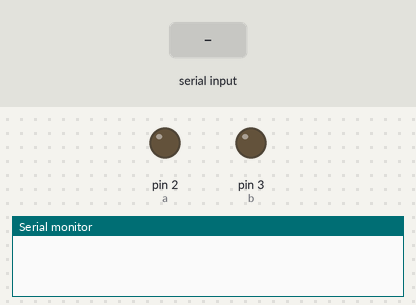
A sketch run on a simulated Arduino Uno, built with avr-gcc and run on an emulated ATmega328P. On the bench: output pins drawn as LEDs (lit = HIGH), the last lines printed to the serial monitor. Inputs (shaded band) come from the test bench.

Above: at 1.2 s.
1.3 s: "GO STRAIGHT" received over Serial
At 3.0 s:
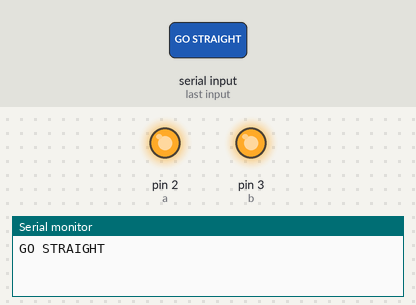
3.8 s: "GO LEFT" received over Serial
At 6.5 s:
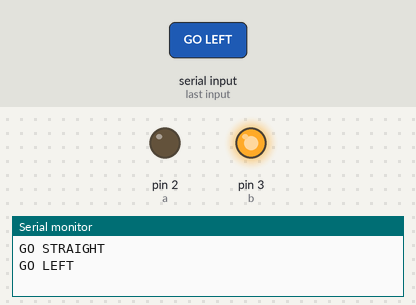
6.8 s: "GO RIGHT" received over Serial
At 10.2 s:
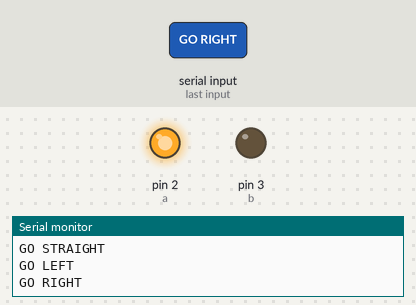
Timing chart, 0 to 11.7 s (numbered marks = the images above; inputs shaded):
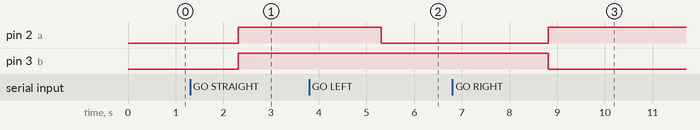

The sketch:

4_relay_with_arudino_with_moter.ino
```cpp
//#include <EEPROM.h>
int a=2;
int b=3;
String value;
void setup() {
  // put your setup code here, to run once:
  pinMode(a,OUTPUT);
  pinMode(b,OUTPUT);
  Serial.begin(9600);

}

void loop() {
    if (Serial.available())
    {
      value=Serial.readString();
      Serial.println(value);
      if(value=="GO STRAIGHT"){
      digitalWrite(a,HIGH);
      digitalWrite(b,HIGH);
      delay(1000);
      //Serial.print("led on");
      }
      if(value=="GO LEFT")
        digitalWrite(a,LOW);
        digitalWrite(b,HIGH);
        delay(1000);
      }

    if(value=="GO RIGHT")
    {
      digitalWrite(b,LOW);
      digitalWrite(a,HIGH);
      delay(1000);
    }
    if(value=="STOP")
    {
      digitalWrite(b,LOW);
      digitalWrite(a,LOW);
      delay(1000);
    }

}
```

Measured:
- after the input at 1.3 s, pin 2 (a), pin 3 (b): LOW → HIGH after 1.0 s
- after the input at 3.8 s, pin 2 (a): HIGH → LOW after 1.5 s
- after the input at 6.8 s, pin 2 (a): LOW → HIGH after 2.0 s; pin 3 (b): HIGH → LOW after 2.0 s
